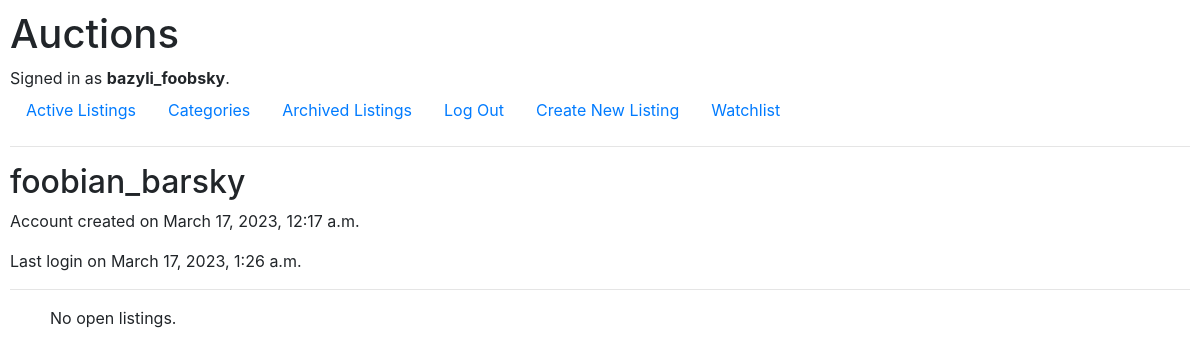
/user/1 (signed in), run on an earlier commit of the app's database.
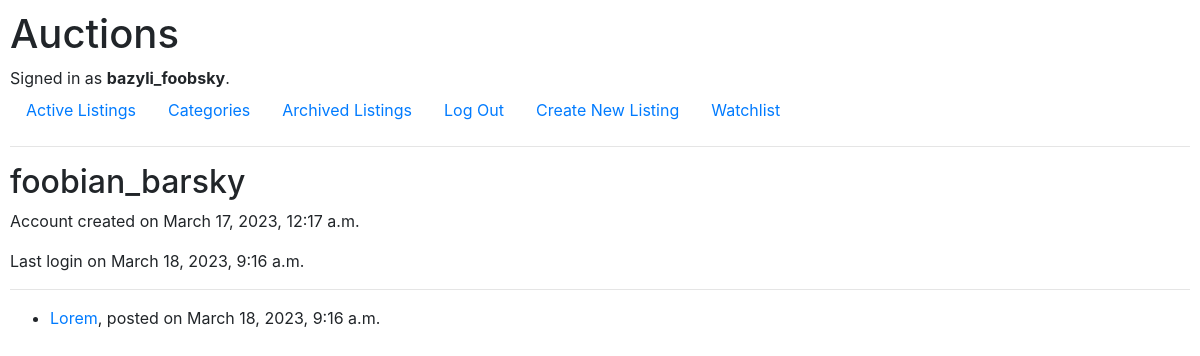
And on a later commit of the database.
### auctions/models.py (models this page shows, shortened)
class User(AbstractUser):
    pass

class Listing(models.Model):
    ELECTRONICS = 'EL'
    CLOTHING = 'CL'
    HOME_AND_GARDEN = 'HG'
    HEALTH_AND_BEAUTY = 'HB'
    SPORTS_AND_OUTDOORS = 'SO'
    TOYS_AND_GAMES = 'TG'
    BOOKS_AND_MEDIA = 'BM'
    AUTOMOTIVE = 'AM'
    PET_SUPPLIES = 'PS'
    FOOD_AND_BEVERAGES = 'FB'
    OTHER = 'OT'
    CATEGORY_CHOICES = [
        CategoryChoice(OTHER, 'Other'),
        CategoryChoice(ELECTRONICS, 'Electronics'),
        CategoryChoice(CLOTHING, 'Clothing'),
        CategoryChoice(HOME_AND_GARDEN, 'Home & Garden'),
        CategoryChoice(HEALTH_AND_BEAUTY, 'Health & Beauty'),
        CategoryChoice(SPORTS_AND_OUTDOORS, 'Sports & Outdoors'),
        CategoryChoice(TOYS_AND_GAMES, 'Toys & Games'),
        CategoryChoice(BOOKS_AND_MEDIA, 'Books & Media'),
        CategoryChoice(AUTOMOTIVE, 'Automotive'),
        CategoryChoice(PET_SUPPLIES, 'Pet Supplies'),
        CategoryChoice(FOOD_AND_BEVERAGES, 'Food & Beverages'),
    ]
    user = models.ForeignKey(User, on_delete=models.CASCADE)
    buyer = models.ForeignKey(User, on_delete=models.SET_NULL, null=True, related_name="buyers")
    title = models.CharField(max_length=50)
    description = models.TextField(max_length=5000)
    starting_bid = models.DecimalField(decimal_places=2, max_digits=10)
    posted_datetime = models.DateTimeField(auto_now_add=True)
    category = models.CharField(max_length=30, choices=CATEGORY_CHOICES, null=True)
    image_url = models.CharField(max_length=2048, null=True)
    active = models.BooleanField(default=True)

### auctions/views.py (the view)
# urls.py: path("user/<str:user_id>", views.user_view, name="user"),
@login_required(login_url="/login")
def user_view(request, user_id):
    try:
        seller = User.objects.get(id=user_id)
    except User.DoesNotExist:
        raise Http404("User not found.")
    listings = Listing.objects.filter(user=user_id)
    return render(request, "auctions/user.html", {"seller": seller, "listings": listings})

### auctions/templates/auctions/user.html (shortened to what this page needs)
{% extends "auctions/layout.html" %}
{% block body %}
    <h2>{{ seller.username }}</h2>
    <p>Account created on {{ seller.date_joined }}</p>
    <p>Last login on {{ seller.last_login }}</p>
    <hr>
    <ul>
        {% if listings %}
            {% for listing in listings %}
                <li>
                    <a href="{% url 'listing' listing_id=listing.id %}">{{ listing.title }}</a>, posted on {{ listing.posted_datetime}}
                    <br>
                </li>
            {% endfor %}
        {% else %}
            <p>No open listings.</p>
        {% endif %}
    </ul>
{% endblock %}

What changed in the data, as far as the page shows it:
changed User "foobian_barsky": last_login "March 17, 2023, 1:26 a.m." → "March 18, 2023, 9:16 a.m."
added Listing: title "Lorem", posted_datetime "March 18, 2023, 9:16 a.m."
Also different on the page:
text no longer shown: "No open listings."
